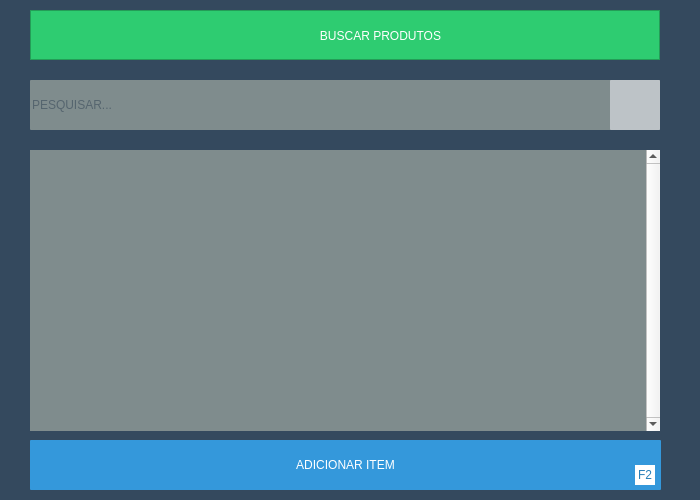
<?xml version="1.0" encoding="UTF-8"?>
<ui version="4.0">
 <class>buscar_produtos</class>
 <widget class="QDialog" name="buscar_produtos">
  <property name="geometry">
   <rect>
    <x>0</x>
    <y>0</y>
    <width>700</width>
    <height>500</height>
   </rect>
  </property>
  <property name="windowTitle">
   <string>Wefix Store™</string>
  </property>
  <property name="windowIcon">
   <iconset resource="imgs.qrc">
    <normaloff>:/Imgs/UI/PNG/icon.png</normaloff>:/Imgs/UI/PNG/icon.png</iconset>
  </property>
  <property name="styleSheet">
   <string notr="true">#buscar_produtos
{
	background-color: rgb(52, 73, 94);
}

.QLabel
{
	color:rgb(255, 255, 255);
}



.QMessageBox
{
	background-color: rgb(52, 73, 94);
	text-color: rgb(255, 255, 255);
	font: 12pt &quot;Roboto&quot;;
}


.QPushButton
{
	
	background-color: rgb(52, 152, 219);
	border-radius:1px;
	color: rgb(255, 255, 255);
	font: 14pt &quot;Roboto&quot;;
	width: 50px;
	height: 30px;
}

.QPushButton:hover
{
	background-color: rgb(41, 128, 185);
}


.QLineEdit{
	border-radius: 1px;
	background-color:rgb(127, 140, 141);
	color: rgb(44, 62, 80);
	font: 14pt &quot;Roboto&quot;;
}

.QLineEdit:focus
{
	background-color:#bdc3c7;
	text-color:#2c3e50;
}

.QLineEdit:hover
{
	background-color:#bdc3c7;
	text-color:#2c3e50;
}</string>
  </property>
  <widget class="QLineEdit" name="le_pesquisar">
   <property name="geometry">
    <rect>
     <x>30</x>
     <y>80</y>
     <width>630</width>
     <height>50</height>
    </rect>
   </property>
   <property name="styleSheet">
    <string notr="true">#le_pesquisar
{
	background-color: rgb(127, 140, 141);
	border:none;
	color:rgb(44, 62, 80);
	font: 14pt &quot;Roboto&quot;;
}

#le_pesquisar:focus
{
	background-color: rgb(189, 195, 199);
}</string>
   </property>
   <property name="placeholderText">
    <string>PESQUISAR...</string>
   </property>
  </widget>
  <widget class="QPushButton" name="btn_pesquisar">
   <property name="geometry">
    <rect>
     <x>610</x>
     <y>80</y>
     <width>50</width>
     <height>50</height>
    </rect>
   </property>
   <property name="styleSheet">
    <string notr="true">#btn_pesquisar
{
	background-color: rgb(189, 195, 199);
	border-radius:1px;
}

#btn_pesquisar:hover
{
	background-color: rgb(149, 165, 166);
}</string>
   </property>
   <property name="text">
    <string/>
   </property>
   <property name="icon">
    <iconset resource="imgs.qrc">
     <normaloff>:/Imgs/UI/Icones/Store/lupa_2.png</normaloff>:/Imgs/UI/Icones/Store/lupa_2.png</iconset>
   </property>
   <property name="iconSize">
    <size>
     <width>25</width>
     <height>25</height>
    </size>
   </property>
   <property name="shortcut">
    <string>Return</string>
   </property>
  </widget>
  <widget class="QFrame" name="frame">
   <property name="geometry">
    <rect>
     <x>30</x>
     <y>10</y>
     <width>630</width>
     <height>50</height>
    </rect>
   </property>
   <property name="styleSheet">
    <string notr="true">background-color: rgb(46, 204, 113);</string>
   </property>
   <property name="frameShape">
    <enum>QFrame::StyledPanel</enum>
   </property>
   <property name="frameShadow">
    <enum>QFrame::Raised</enum>
   </property>
   <widget class="QLabel" name="label_2">
    <property name="geometry">
     <rect>
      <x>240</x>
      <y>15</y>
      <width>221</width>
      <height>21</height>
     </rect>
    </property>
    <property name="styleSheet">
     <string notr="true">font: 18pt &quot;Roboto&quot;;</string>
    </property>
    <property name="text">
     <string>BUSCAR PRODUTOS</string>
    </property>
    <property name="alignment">
     <set>Qt::AlignCenter</set>
    </property>
   </widget>
   <widget class="QLabel" name="label_5">
    <property name="geometry">
     <rect>
      <x>210</x>
      <y>15</y>
      <width>20</width>
      <height>20</height>
     </rect>
    </property>
    <property name="styleSheet">
     <string notr="true">background-color:transparent;
background-image: url(:/Imgs/UI/Icones/Produtos/produtos.png);</string>
    </property>
    <property name="text">
     <string/>
    </property>
    <property name="textFormat">
     <enum>Qt::PlainText</enum>
    </property>
    <property name="alignment">
     <set>Qt::AlignHCenter|Qt::AlignTop</set>
    </property>
   </widget>
   <widget class="QPushButton" name="btn_voltar">
    <property name="geometry">
     <rect>
      <x>10</x>
      <y>10</y>
      <width>120</width>
      <height>31</height>
     </rect>
    </property>
    <property name="cursor">
     <cursorShape>PointingHandCursor</cursorShape>
    </property>
    <property name="styleSheet">
     <string notr="true">#btn_voltar
{
	background: transparent;
	border-radius:1px;
}

#btn_voltar:hover
{
	
	background-color: rgb(39, 174, 96);
}</string>
    </property>
    <property name="text">
     <string/>
    </property>
    <property name="icon">
     <iconset resource="imgs.qrc">
      <normaloff>:/Imgs/UI/PNG/Store/voltar.png</normaloff>:/Imgs/UI/PNG/Store/voltar.png</iconset>
    </property>
    <property name="iconSize">
     <size>
      <width>100</width>
      <height>25</height>
     </size>
    </property>
   </widget>
  </widget>
  <widget class="QTableWidget" name="tw_produtos">
   <property name="geometry">
    <rect>
     <x>30</x>
     <y>150</y>
     <width>630</width>
     <height>281</height>
    </rect>
   </property>
   <property name="styleSheet">
    <string notr="true">QHeaderView::section {   
	color: rgb(255, 255, 255);
	background-color: rgb(41, 128, 185);
	border:solid;
	border-bottom-color: rgb(44, 62, 80);
}

QTableWidget { 
	background-color: rgb(41, 128, 185);
  	border-style: none;
}

QTableWidget QTableCornerButton::section {
	background-color: rgb(41, 128, 185);
}

#tw_produtos{
	background-color: rgb(127, 140, 141);
	alternate-background-color: rgb(189, 195, 199);
	color: rgb(52, 73, 94);
	border:none;
	border-style:none;
	font: 12pt &quot;Roboto&quot;;
}</string>
   </property>
   <property name="verticalScrollBarPolicy">
    <enum>Qt::ScrollBarAlwaysOn</enum>
   </property>
   <property name="horizontalScrollBarPolicy">
    <enum>Qt::ScrollBarAlwaysOff</enum>
   </property>
  </widget>
  <widget class="QPushButton" name="btn_adicionar_item">
   <property name="geometry">
    <rect>
     <x>30</x>
     <y>440</y>
     <width>631</width>
     <height>50</height>
    </rect>
   </property>
   <property name="cursor">
    <cursorShape>PointingHandCursor</cursorShape>
   </property>
   <property name="styleSheet">
    <string notr="true">#btn_cancelar_venda
{	
	background-color: rgb(192, 57, 43);
	font: 14pt &quot;Roboto&quot;;
	border-radius:1px;
}

#btn_cancelar_venda:hover
{
	background-color: rgb(231, 76, 60);
}</string>
   </property>
   <property name="text">
    <string>ADICIONAR ITEM</string>
   </property>
   <property name="iconSize">
    <size>
     <width>20</width>
     <height>20</height>
    </size>
   </property>
   <property name="shortcut">
    <string>F2</string>
   </property>
  </widget>
  <widget class="QLabel" name="label_16">
   <property name="geometry">
    <rect>
     <x>40</x>
     <y>455</y>
     <width>26</width>
     <height>20</height>
    </rect>
   </property>
   <property name="styleSheet">
    <string notr="true">background-color:transparent;
background-image: url(:/Imgs/UI/Icones/Vendas/adicionar_item.png);</string>
   </property>
   <property name="text">
    <string/>
   </property>
   <property name="textFormat">
    <enum>Qt::PlainText</enum>
   </property>
   <property name="alignment">
    <set>Qt::AlignHCenter|Qt::AlignTop</set>
   </property>
  </widget>
  <widget class="QLabel" name="label_7">
   <property name="geometry">
    <rect>
     <x>635</x>
     <y>465</y>
     <width>20</width>
     <height>20</height>
    </rect>
   </property>
   <property name="styleSheet">
    <string notr="true">background:#FFF;
color: rgb(41, 128, 185);
font: 10pt &quot;Roboto&quot;;</string>
   </property>
   <property name="text">
    <string>F2</string>
   </property>
   <property name="alignment">
    <set>Qt::AlignCenter</set>
   </property>
  </widget>
 </widget>
 <resources>
  <include location="imgs.qrc"/>
 </resources>
 <connections/>
</ui>
